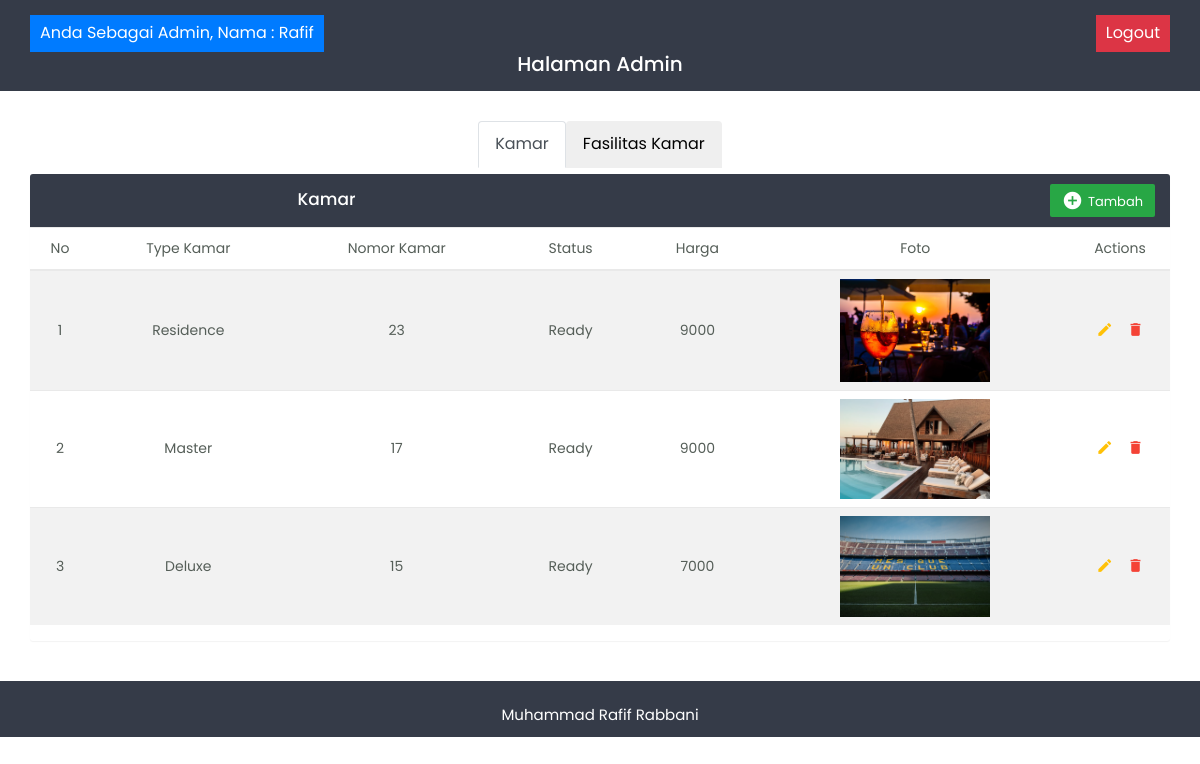
The page /weblab/admin.php (signed in) on the database its author committed.
### tables this page shows
CREATE TABLE `kamar` (
  `id_kamar` int(11) NOT NULL,
  `type_kamar` varchar(50) NOT NULL,
  `jumlah_kamar` int(50) NOT NULL,
  `status` varchar(20) NOT NULL,
  `harga` int(50) NOT NULL,
  `foto` varchar(50) NOT NULL
);

### weblab/controller.php (called while the page is built, shortened)
<?php
require 'koneksi.php';
$data = mysqli_query($koneksi,"SELECT * FROM kamar");
$rows = [];
while($row = mysqli_fetch_assoc($data)){
	$rows[] = $row;
}
?>

### weblab/admin.php (the view, shortened to what this page needs)
<?php
include 'controller.php';
?>
<!doctype html>
<html lang="en">
  <head>
        <link rel="stylesheet" href="css/bootstrap.min.css">
        <link rel="stylesheet" href="css/custom.css">
  </head>
  <body>
<div class="wrapper">
		<div id="content" style="width:100%;">
		   <div class="top-navbar">
		      <div class="xp-topbar">
                <div class="row">
                    <div class="col d-flex justify-content-center ">
                        <div class="xp-profilebar text-center d-flex justify-content-between" style="width:100%">
							<nav class="navbar p-0">
								<ul class="nav navbar-nav flex-row ml-auto ">
									<li class="dropdown nav-item active">
											<a class="nav-link bg-primary" href="#" >
											Anda Sebagai <?= $_SESSION['akses'] ?>, Nama :
											<?= $_SESSION['admin']; ?>
											</a>
									</li>
								</ul>
                            </nav>
							<nav class="navbar p-0">
								<ul class="nav navbar-nav flex-row ml-auto  ">
									<li class="dropdown nav-item active ">
											<a class="nav-link bg-danger" href="../logout.php" >
											Logout
											</a>
									</li>
								</ul>
                            </nav>
                        </div>
                    </div>
                </div>
            </div>
				<div class="xp-breadcrumbbar text-center">
					<h4 class="page-title">Halaman Admin</h4>
				</div>
		   </div>
		   <div class="main-content">
			  <div class="row">
              <div class="container d-flex justify-content-center">
					<nav>
						<ul class="nav nav-tabs" id="myTab" role="tablist">
							<li class="nav-item" role="presentation">
								<button class="nav-link active" id="home-tab" data-bs-toggle="tab" data-bs-target="#home" type="button" role="tab" aria-controls="home" aria-selected="true">Kamar</button>
							</li>
							<li class="nav-item" role="presentation">
								<button class="nav-link" id="profile-tab" data-bs-toggle="tab" data-bs-target="#fasilitas" type="button" role="tab" aria-controls="fasilitas" aria-selected="false">Fasilitas Kamar</button>
							</li>
						</ul>
					</nav>
				 </div>
<div class="col-md-12">
  <div class="text-center tab-content" id="myTabContent">
  <div class=" table-wrapper tab-pane fade show active" id="home" role="tabpanel" aria-labelledby="home-tab">
								<div class="table-title">
									<div class="row">
										<div class="col-sm-6 p-0 flex justify-content-lg-start justify-content-center">
											<h2 class="ml-lg-2">Kamar</h2>
										</div>
										<div class="col-sm-6 p-0 flex justify-content-lg-end justify-content-center">
										<a href="#addkamar" class="btn btn-success" data-toggle="modal">
										<i class="material-icons">&#xE147;</i>
										<span>Tambah</span>
										</a>
										</div>
									</div>
								</div>
								<table class="table table-striped table-hover">
									<thead>
										<tr>
										<th>No</th>
										<th>Type Kamar</th>
										<th>Nomor Kamar</th>
										<th>Status</th>
										<th>Harga</th>
										<th>Foto</th>
										<th>Actions</th>
										</tr>
									</thead>
									<tbody>
										<?php $i = 1; ?>
										<?php foreach($rows as $kmr):  ?>
										<tr>
										<th><?= $i ?></th>
										<th><?= $kmr['type_kamar']; ?></th>
										<th><?= $kmr['jumlah_kamar']; ?></th>
										<th><?= $kmr['status']; ?></th>
										<th><?= $kmr['harga']; ?></th>
										<th><img src="img/<?= $kmr['foto']; ?>" alt="" srcset="" width="150"></th>
										<th>
									    <a href="#ubahKamar<?= $kmr['id_kamar'] ?>" class="edit" data-toggle="modal" >
										<i class="material-icons" data-toggle="tooltip" title="Edit">&#xE254;</i>
										</a>
										<a href="#hapusDataKamar<?= $kmr['id_kamar']?>" class="delete" data-toggle="modal">
										<i class="material-icons" data-toggle="tooltip" title="Delete">&#xE872;</i>
										</a>
										</th>
										</tr>
										<?php $i++; ?>
										<?php endforeach;  ?>
									</tbody>
								</table>
							</div>
</div>
</div>
			  </div>
		</div>
		<footer class="footer">
			    <div class="container-fluid">
				  <div class="footer-in">
                    <p class="mb-0">Muhammad Rafif Rabbani</p>
                </div>
				</div>
		</footer>
</div>
</div>
  </body>
  </html>

### weblab/css/custom.css (style rules this page uses)
body,html { line-height:1.8; font-family:'Poppins',sans-serif; color:#555e58; text-transform:capitalize; font-weight:400; margin:0px; padding:0px; }
.material-icons { font-family: 'Material Icons'; font-weight: normal; font-style: normal; font-size: 24px; display: inline-block; line-height: 1; text-transform: none; letter-spacing: normal; word-wrap: normal; white-space: nowrap; direction: ltr; -webkit-font-smoothing: antialiased; text-rendering: optimizeLegibility; -moz-osx-font-smoothing: grayscale; font-feature-settings: 'liga'; }
p { font-size:15px; margin:12px 0 0; line-height:24px; }
a { color:#333; font-weight:400; }
button { cursor:pointer; }
ul,ol { padding:0px; margin:0px; list-style:none; }
a,a:hover,a:focus { color:#333; text-decoration:none; transition:all 0.3s; }
.wrapper { position:relative; width:100%; overflow:auto; }
@media only screen and (min-width:992px) { #content { width:calc(100% - 260px); position:relative; float:right; transition:all 0.3s; } }
#content { position:relative; transition:all 0.5s; background-attachment:#f9fafc; }
.top-navbar { width:100%; z-index:9; position:relative; padding:15px 30px; background-color:#353b48; }
.xp-breadcrumbbar .page-title { font-size:20px; color:#fff; margin-bottom:0; margin-top:0; }
.main-content { padding:30px 30px 0px 30px; }
.navbar { background-color:#353B48; color:#fff; }
.navbar-nav > li.active { color:#fff; border-radius:4px; background-color:rgba(0,0,0,0.08); }
.navbar-nav > li > a { color:#fff; }
.navbar-nav li a { position:relative; display:block; padding:4px 10px!important; }
.table-wrapper { background-color: #fff; margin:6px 0px 40px 0px; width: 100%; overflow: auto; border-radius: 3px; box-shadow: 0 1px 1px rgb(0 0 0 / 5%); }
.table-title { background:#353b48; color:#fff; position:sticky; top:0; width:100%; left:0; padding:10px 30px; border-radius:0px 0px 0 0; }
.table-title h2 { margin:5px 0 0; font-size:17px; }
.table-title .btn { color:#fff; float:right; font-size:13px; border:none; min-width:50px; border-radius:2px; border:none; outline:none!important; margin-left:10px; }
.table-title .btn i { float:left; font-size:21px; margin-right:5px; }
.table-title .btn span { float:left; margin-top:2px; }
table.table tr th, table.table tr td { border-color:#e9e9e9; padding:8px 15px; font-size:14px; font-weight: 400; vertical-align:middle; }
table.table tr th:first-child { width:60px; }
table.table tr th:last-child { width:100px; }
table.table th i { font-size:17px; margin: 6px 5px; cursor:pointer; }
.edit { color:#FFC107; }
.delete { color:#F44336; }
footer { background-color:#353b48; color:#fff; text-align:center; padding:10px 30px; position:relative; width:100%; }

### rows shown on the page
kamar: type_kamar "Residence", jumlah_kamar "23", status "Ready", harga "9000", foto (picture)
kamar: type_kamar "Master", jumlah_kamar "17", status "Ready", harga "9000", foto (picture)
kamar: type_kamar "Deluxe", jumlah_kamar "15", status "Ready", harga "7000", foto (picture)

### other values the page prints
$_SESSION['akses'] "Admin"
$_SESSION['admin'] "Rafif"
